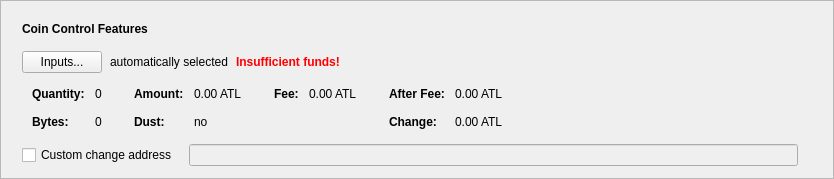
    <widget class="QFrame" name="frameCoinControl">
     <property name="sizePolicy">
      <sizepolicy hsizetype="Expanding" vsizetype="Expanding">
       <horstretch>0</horstretch>
       <verstretch>0</verstretch>
      </sizepolicy>
     </property>
     <property name="frameShape">
      <enum>QFrame::StyledPanel</enum>
     </property>
     <property name="frameShadow">
      <enum>QFrame::Raised</enum>
     </property>
     <layout class="QVBoxLayout" name="verticalLayout_2">
      <item>
       <layout class="QVBoxLayout" name="verticalLayoutCoinControl" stretch="0,0,0,0,0">
        <property name="spacing">
         <number>0</number>
        </property>
        <property name="sizeConstraint">
         <enum>QLayout::SetDefaultConstraint</enum>
        </property>
        <property name="leftMargin">
         <number>10</number>
        </property>
        <property name="topMargin">
         <number>10</number>
        </property>
        <item>
         <layout class="QHBoxLayout" name="horizontalLayoutCoinControl1">
          <property name="bottomMargin">
           <number>15</number>
          </property>
          <item>
           <widget class="QLabel" name="labelCoinControlFeatures">
            <property name="sizePolicy">
             <sizepolicy hsizetype="Preferred" vsizetype="Maximum">
              <horstretch>0</horstretch>
              <verstretch>0</verstretch>
             </sizepolicy>
            </property>
            <property name="font">
             <font>
              <weight>75</weight>
              <bold>true</bold>
             </font>
            </property>
            <property name="styleSheet">
             <string notr="true">font-weight:bold;</string>
            </property>
            <property name="text">
             <string>Coin Control Features</string>
            </property>
           </widget>
          </item>
         </layout>
        </item>
        <item>
         <layout class="QHBoxLayout" name="horizontalLayoutCoinControl2" stretch="0,0,0,0">
          <property name="spacing">
           <number>8</number>
          </property>
          <property name="bottomMargin">
           <number>10</number>
          </property>
          <item>
           <widget class="QPushButton" name="pushButtonCoinControl">
            <property name="styleSheet">
             <string notr="true"/>
            </property>
            <property name="text">
             <string>Inputs...</string>
            </property>
            <property name="autoDefault">
             <bool>false</bool>
            </property>
           </widget>
          </item>
          <item>
           <widget class="QLabel" name="labelCoinControlAutomaticallySelected">
            <property name="text">
             <string>automatically selected</string>
            </property>
            <property name="margin">
             <number>5</number>
            </property>
           </widget>
          </item>
          <item>
           <widget class="QLabel" name="labelCoinControlInsuffFunds">
            <property name="font">
             <font>
              <weight>75</weight>
              <bold>true</bold>
             </font>
            </property>
            <property name="styleSheet">
             <string notr="true">color:red;font-weight:bold;</string>
            </property>
            <property name="text">
             <string>Insufficient funds!</string>
            </property>
            <property name="margin">
             <number>5</number>
            </property>
           </widget>
          </item>
          <item>
           <spacer name="horizontalSpacerCoinControl">
            <property name="orientation">
             <enum>Qt::Horizontal</enum>
            </property>
            <property name="sizeHint" stdset="0">
             <size>
              <width>40</width>
              <height>1</height>
             </size>
            </property>
           </spacer>
          </item>
         </layout>
        </item>
        <item>
         <widget class="QWidget" name="widgetCoinControl" native="true">
          <property name="sizePolicy">
           <sizepolicy hsizetype="Preferred" vsizetype="Preferred">
            <horstretch>0</horstretch>
            <verstretch>0</verstretch>
           </sizepolicy>
          </property>
          <property name="minimumSize">
           <size>
            <width>0</width>
            <height>0</height>
           </size>
          </property>
          <property name="styleSheet">
           <string notr="true"/>
          </property>
          <layout class="QHBoxLayout" name="horizontalLayoutCoinControl5">
           <property name="leftMargin">
            <number>0</number>
           </property>
           <property name="topMargin">
            <number>0</number>
           </property>
           <property name="rightMargin">
            <number>0</number>
           </property>
           <property name="bottomMargin">
            <number>0</number>
           </property>
           <item>
            <layout class="QHBoxLayout" name="horizontalLayoutCoinControl3" stretch="0,0,0,1">
             <property name="spacing">
              <number>20</number>
             </property>
             <property name="topMargin">
              <number>0</number>
             </property>
             <property name="bottomMargin">
              <number>10</number>
             </property>
             <item>
              <layout class="QFormLayout" name="formLayoutCoinControl1">
               <property name="horizontalSpacing">
                <number>10</number>
               </property>
               <property name="verticalSpacing">
                <number>14</number>
               </property>
               <property name="leftMargin">
                <number>10</number>
               </property>
               <property name="topMargin">
                <number>4</number>
               </property>
               <property name="rightMargin">
                <number>6</number>
               </property>
               <item row="0" column="0">
                <widget class="QLabel" name="labelCoinControlQuantityText">
                 <property name="font">
                  <font>
                   <weight>75</weight>
                   <bold>true</bold>
                  </font>
                 </property>
                 <property name="text">
                  <string>Quantity:</string>
                 </property>
                 <property name="margin">
                  <number>0</number>
                 </property>
                </widget>
               </item>
               <item row="0" column="1">
                <widget class="QLabel" name="labelCoinControlQuantity">
                 <property name="cursor">
                  <cursorShape>IBeamCursor</cursorShape>
                 </property>
                 <property name="contextMenuPolicy">
                  <enum>Qt::ActionsContextMenu</enum>
                 </property>
                 <property name="text">
                  <string notr="true">0</string>
                 </property>
                 <property name="margin">
                  <number>0</number>
                 </property>
                 <property name="textInteractionFlags">
                  <set>Qt::LinksAccessibleByMouse|Qt::TextSelectableByKeyboard|Qt::TextSelectableByMouse</set>
                 </property>
                </widget>
               </item>
               <item row="1" column="0">
                <widget class="QLabel" name="labelCoinControlBytesText">
                 <property name="font">
                  <font>
                   <weight>75</weight>
                   <bold>true</bold>
                  </font>
                 </property>
                 <property name="text">
                  <string>Bytes:</string>
                 </property>
                </widget>
               </item>
               <item row="1" column="1">
                <widget class="QLabel" name="labelCoinControlBytes">
                 <property name="cursor">
                  <cursorShape>IBeamCursor</cursorShape>
                 </property>
                 <property name="contextMenuPolicy">
                  <enum>Qt::ActionsContextMenu</enum>
                 </property>
                 <property name="text">
                  <string notr="true">0</string>
                 </property>
                 <property name="textInteractionFlags">
                  <set>Qt::LinksAccessibleByMouse|Qt::TextSelectableByKeyboard|Qt::TextSelectableByMouse</set>
                 </property>
                </widget>
               </item>
              </layout>
             </item>
             <item>
              <layout class="QFormLayout" name="formLayoutCoinControl2">
               <property name="horizontalSpacing">
                <number>10</number>
               </property>
               <property name="verticalSpacing">
                <number>14</number>
               </property>
               <property name="leftMargin">
                <number>6</number>
               </property>
               <property name="topMargin">
                <number>4</number>
               </property>
               <property name="rightMargin">
                <number>6</number>
               </property>
               <item row="0" column="0">
                <widget class="QLabel" name="labelCoinControlAmountText">
                 <property name="font">
                  <font>
                   <weight>75</weight>
                   <bold>true</bold>
                  </font>
                 </property>
                 <property name="text">
                  <string>Amount:</string>
                 </property>
                 <property name="margin">
                  <number>0</number>
                 </property>
                </widget>
               </item>
               <item row="0" column="1">
                <widget class="QLabel" name="labelCoinControlAmount">
                 <property name="cursor">
                  <cursorShape>IBeamCursor</cursorShape>
                 </property>
                 <property name="contextMenuPolicy">
                  <enum>Qt::ActionsContextMenu</enum>
                 </property>
                 <property name="text">
                  <string notr="true">0.00 ATL</string>
                 </property>
                 <property name="textInteractionFlags">
                  <set>Qt::LinksAccessibleByMouse|Qt::TextSelectableByKeyboard|Qt::TextSelectableByMouse</set>
                 </property>
                </widget>
               </item>
               <item row="1" column="0">
                <widget class="QLabel" name="labelCoinControlLowOutputText">
                 <property name="font">
                  <font>
                   <weight>75</weight>
                   <bold>true</bold>
                  </font>
                 </property>
                 <property name="text">
                  <string>Dust:</string>
                 </property>
                </widget>
               </item>
               <item row="1" column="1">
                <widget class="QLabel" name="labelCoinControlLowOutput">
                 <property name="cursor">
                  <cursorShape>IBeamCursor</cursorShape>
                 </property>
                 <property name="contextMenuPolicy">
                  <enum>Qt::ActionsContextMenu</enum>
                 </property>
                 <property name="text">
                  <string notr="true">no</string>
                 </property>
                 <property name="textInteractionFlags">
                  <set>Qt::LinksAccessibleByMouse|Qt::TextSelectableByKeyboard|Qt::TextSelectableByMouse</set>
                 </property>
                </widget>
               </item>
              </layout>
             </item>
             <item>
              <layout class="QFormLayout" name="formLayoutCoinControl3">
               <property name="horizontalSpacing">
                <number>10</number>
               </property>
               <property name="verticalSpacing">
                <number>14</number>
               </property>
               <property name="leftMargin">
                <number>6</number>
               </property>
               <property name="topMargin">
                <number>4</number>
               </property>
               <property name="rightMargin">
                <number>6</number>
               </property>
               <item row="0" column="0">
                <widget class="QLabel" name="labelCoinControlFeeText">
                 <property name="font">
                  <font>
                   <weight>75</weight>
                   <bold>true</bold>
                  </font>
                 </property>
                 <property name="text">
                  <string>Fee:</string>
                 </property>
                 <property name="margin">
                  <number>0</number>
                 </property>
                </widget>
               </item>
               <item row="0" column="1">
                <widget class="QLabel" name="labelCoinControlFee">
                 <property name="cursor">
                  <cursorShape>IBeamCursor</cursorShape>
                 </property>
                 <property name="contextMenuPolicy">
                  <enum>Qt::ActionsContextMenu</enum>
                 </property>
                 <property name="text">
                  <string notr="true">0.00 ATL</string>
                 </property>
                 <property name="textInteractionFlags">
                  <set>Qt::LinksAccessibleByMouse|Qt::TextSelectableByKeyboard|Qt::TextSelectableByMouse</set>
                 </property>
                </widget>
               </item>
              </layout>
             </item>
             <item>
              <layout class="QFormLayout" name="formLayoutCoinControl4">
               <property name="horizontalSpacing">
                <number>10</number>
               </property>
               <property name="verticalSpacing">
                <number>14</number>
               </property>
               <property name="leftMargin">
                <number>6</number>
               </property>
               <property name="topMargin">
                <number>4</number>
               </property>
               <property name="rightMargin">
                <number>6</number>
               </property>
               <item row="0" column="0">
                <widget class="QLabel" name="labelCoinControlAfterFeeText">
                 <property name="font">
                  <font>
                   <weight>75</weight>
                   <bold>true</bold>
                  </font>
                 </property>
                 <property name="text">
                  <string>After Fee:</string>
                 </property>
                 <property name="margin">
                  <number>0</number>
                 </property>
                </widget>
               </item>
               <item row="0" column="1">
                <widget class="QLabel" name="labelCoinControlAfterFee">
                 <property name="cursor">
                  <cursorShape>IBeamCursor</cursorShape>
                 </property>
                 <property name="contextMenuPolicy">
                  <enum>Qt::ActionsContextMenu</enum>
                 </property>
                 <property name="text">
                  <string notr="true">0.00 ATL</string>
                 </property>
                 <property name="textInteractionFlags">
                  <set>Qt::LinksAccessibleByMouse|Qt::TextSelectableByKeyboard|Qt::TextSelectableByMouse</set>
                 </property>
                </widget>
               </item>
               <item row="1" column="0">
                <widget class="QLabel" name="labelCoinControlChangeText">
                 <property name="font">
                  <font>
                   <weight>75</weight>
                   <bold>true</bold>
                  </font>
                 </property>
                 <property name="text">
                  <string>Change:</string>
                 </property>
                </widget>
               </item>
               <item row="1" column="1">
                <widget class="QLabel" name="labelCoinControlChange">
                 <property name="cursor">
                  <cursorShape>IBeamCursor</cursorShape>
                 </property>
                 <property name="contextMenuPolicy">
                  <enum>Qt::ActionsContextMenu</enum>
                 </property>
                 <property name="text">
                  <string notr="true">0.00 ATL</string>
                 </property>
                 <property name="textInteractionFlags">
                  <set>Qt::LinksAccessibleByMouse|Qt::TextSelectableByKeyboard|Qt::TextSelectableByMouse</set>
                 </property>
                </widget>
               </item>
              </layout>
             </item>
            </layout>
           </item>
          </layout>
         </widget>
        </item>
        <item>
         <layout class="QHBoxLayout" name="horizontalLayoutCoinControl4" stretch="0,0,0">
          <property name="spacing">
           <number>12</number>
          </property>
          <property name="sizeConstraint">
           <enum>QLayout::SetDefaultConstraint</enum>
          </property>
          <property name="topMargin">
           <number>5</number>
          </property>
          <property name="rightMargin">
           <number>5</number>
          </property>
          <item>
           <widget class="QCheckBox" name="checkBoxCoinControlChange">
            <property name="toolTip">
             <string>If this is activated, but the change address is empty or invalid, change will be sent to a newly generated address.</string>
            </property>
            <property name="text">
             <string>Custom change address</string>
            </property>
           </widget>
          </item>
          <item>
           <widget class="QValidatedLineEdit" name="lineEditCoinControlChange">
            <property name="enabled">
             <bool>false</bool>
            </property>
            <property name="sizePolicy">
             <sizepolicy hsizetype="Expanding" vsizetype="Fixed">
              <horstretch>0</horstretch>
              <verstretch>0</verstretch>
             </sizepolicy>
            </property>
           </widget>
          </item>
          <item>
           <widget class="QLabel" name="labelCoinControlChangeLabel">
            <property name="sizePolicy">
             <sizepolicy hsizetype="Preferred" vsizetype="Expanding">
              <horstretch>0</horstretch>
              <verstretch>0</verstretch>
             </sizepolicy>
            </property>
            <property name="minimumSize">
             <size>
              <width>0</width>
              <height>0</height>
             </size>
            </property>
            <property name="text">
             <string/>
            </property>
            <property name="margin">
             <number>3</number>
            </property>
           </widget>
          </item>
         </layout>
        </item>
        <item>
         <spacer name="verticalSpacerCoinControl">
          <property name="orientation">
           <enum>Qt::Vertical</enum>
          </property>
          <property name="sizeType">
           <enum>QSizePolicy::Expanding</enum>
          </property>
          <property name="sizeHint" stdset="0">
           <size>
            <width>800</width>
            <height>1</height>
           </size>
          </property>
         </spacer>
        </item>
       </layout>
      </item>
     </layout>
    </widget>
